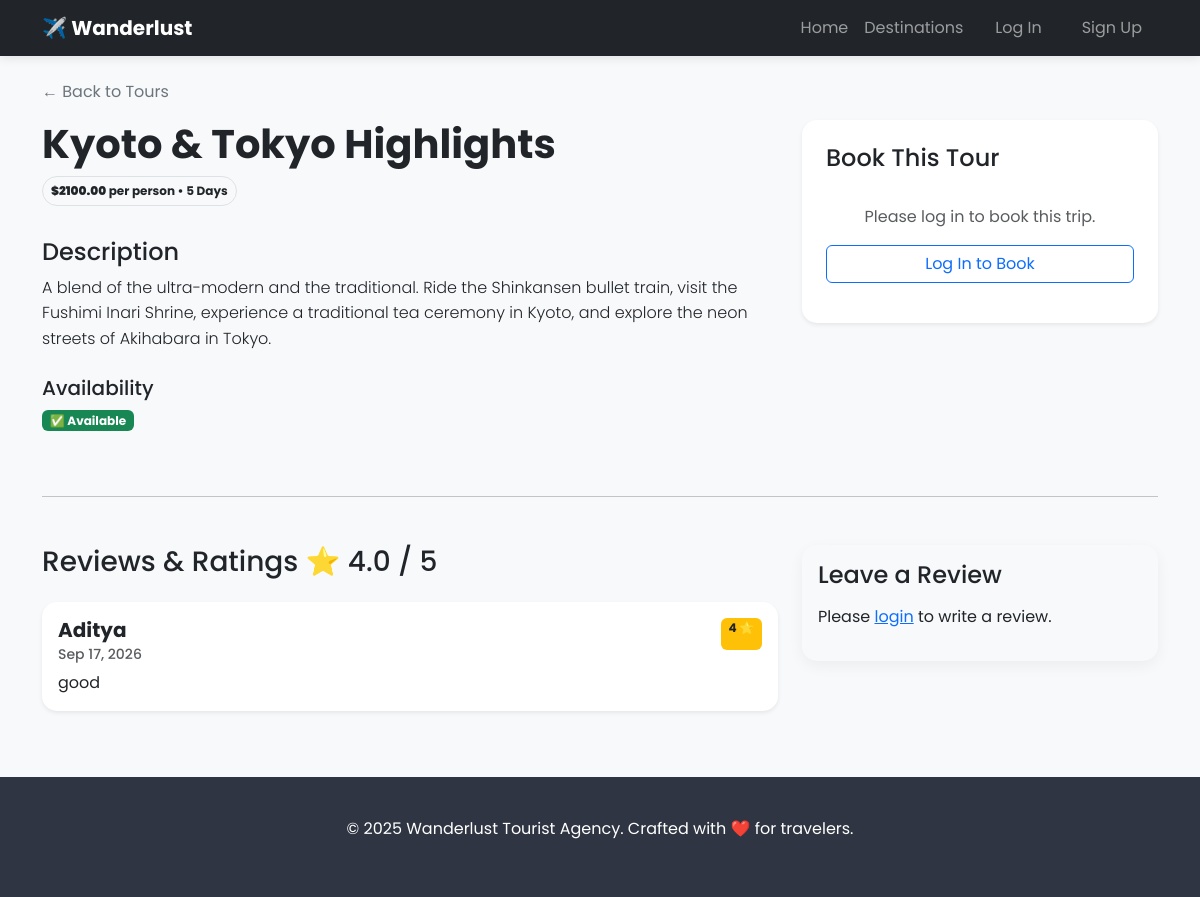
The app's page /tour/5/ with its own data.
### tours/models.py (models this page shows, shortened)
class Tour(models.Model):
    title = models.CharField(max_length=200)
    description = models.TextField()
    price = models.DecimalField(max_digits=10, decimal_places=2)
    duration_days = models.IntegerField()
    is_available = models.BooleanField(default=True)
    image = models.ImageField(upload_to='tour_images/', blank=True, null=True)

class Review(models.Model):
    tour = models.ForeignKey(Tour, on_delete=models.CASCADE, related_name='reviews')
    user = models.ForeignKey(User, on_delete=models.CASCADE)
    rating = models.IntegerField(validators=[MinValueValidator(1), MaxValueValidator(5)])
    comment = models.TextField()
    created_at = models.DateTimeField(auto_now_add=True)

### tours/views.py (the view)
# urls.py: path('tour/<int:pk>/', views.tour_detail_and_book, name='tour_detail'),
def tour_detail_and_book(request, pk):
    tour = get_object_or_404(Tour, pk=pk)
    avg_rating = tour.reviews.aggregate(Avg('rating'))['rating__avg'] or 0
    if request.method == 'POST':
        booking_form = BookingForm(request.POST)
        if booking_form.is_valid():
            booking = booking_form.save(commit=False)
            booking.tour = tour
            booking.save()
            messages.success(request, f"🎉 Booking confirmed for {tour.title}!")
            return redirect('tour_list')
    else:
        booking_form = BookingForm()
    review_form = ReviewForm()
    context = {
        'tour': tour,
        'form': booking_form,
        'review_form': review_form,
        'reviews': tour.reviews.all().order_by('-created_at'),
        'avg_rating': round(avg_rating, 1),
    }
    return render(request, 'tours/tour_detail.html', context)

### templates/tours/tour_detail.html (shortened to what this page needs)
{% extends 'base.html' %}
{% block content %}
    <a href="{% url 'tour_list' %}" class="text-decoration-none text-secondary mb-3 d-inline-block">← Back to Tours</a>
    <div class="row">
        <div class="col-md-8">
            <h1 class="fw-bold text-dark">{{ tour.title }}</h1>
            <div class="badge bg-light text-dark border p-2 mb-3 rounded-pill">
                <strong>${{ tour.price }}</strong> per person • {{ tour.duration_days }} Days
            </div>
            <h4 class="mt-3">Description</h4>
            <p class="lead" style="font-size: 1rem; line-height: 1.6;">{{ tour.description }}</p>
            <h5 class="mt-4">Availability</h5>
            <p>
                {% if tour.is_available %}
                    <span class="badge bg-success">✅ Available</span>
                {% else %}
                    <span class="badge bg-danger">❌ Sold Out</span>
                {% endif %}
            </p>
        </div>
        <div class="col-md-4">
            <div class="card shadow-sm border-0">
                <div class="card-body p-4">
                    <h4 class="card-title mb-3">Book This Tour</h4>
                    {% if user.is_authenticated %}
                        <form method="post">
                            {% csrf_token %}
                            {% for field in form %}
                                <div class="mb-3">
                                    <label class="form-label fw-bold">{{ field.label }}</label>
                                    {{ field }}
                                    {% if field.errors %}
                                        <div class="text-danger small">{{ field.errors }}</div>
                                    {% endif %}
                                </div>
                            {% endfor %}
                            <button type="submit" name="submit_booking" class="btn btn-primary w-100 py-2">Confirm Booking</button>
                        </form>
                    {% else %}
                        <div class="text-center py-3">
                            <p class="text-muted mb-3">Please log in to book this trip.</p>
                            <a href="{% url 'login' %}?next={{ request.path }}" class="btn btn-outline-primary w-100">Log In to Book</a>
                        </div>
                    {% endif %}
                    </div>
            </div>
        </div>
    </div>
    <hr class="my-5">
    <div class="row">
        <div class="col-md-8">
            <h3 class="mb-4">Reviews & Ratings ⭐ {{ avg_rating }} / 5</h3>
            <div class="review-list">
                {% for review in reviews %}
                    <div class="card mb-3 border-0 shadow-sm">
                        <div class="card-body">
                            <div class="d-flex justify-content-between">
                                <h5 class="card-title fw-bold">{{ review.user.username }}</h5>
                                <span class="badge bg-warning text-dark">
                                    {{ review.rating }} ⭐
                                </span>
                            </div>
                            <h6 class="card-subtitle mb-2 text-muted small">{{ review.created_at|date:"M d, Y" }}</h6>
                            <p class="card-text mt-2">{{ review.comment }}</p>
                        </div>
                    </div>
                {% empty %}
                    <div class="alert alert-light text-center border">
                        No reviews yet. Be the first to share your experience!
                    </div>
                {% endfor %}
            </div>
        </div>
        <div class="col-md-4">
            <div class="card bg-light border-0">
                <div class="card-body">
                    <h4>Leave a Review</h4>
                    {% if user.is_authenticated %}
                        <form action="{% url 'add_review' pk=tour.pk %}" method="post">
                            {% csrf_token %}
                            {{ review_form.as_p }}
                            <button type="submit" class="btn btn-dark w-100 mt-2">Post Review</button>
                        </form>
                    {% else %}
                        <p class="mt-3">Please <a href="{% url 'login' %}">login</a> to write a review.</p>
                    {% endif %}
                </div>
            </div>
        </div>
    </div>
    {% endblock %}

### templates/base.html (style rules this page uses)
body { font-family: 'Poppins', sans-serif; background-color: #f8f9fa; }
.card { border: none; transition: transform 0.3s; border-radius: 15px; overflow: hidden; box-shadow: 0 5px 15px rgba(0,0,0,0.05); }

### records on screen
Tour: title "Kyoto & Tokyo Highlights", price "2100.00", duration_days "5", description "A blend of the ultra-modern and the traditional. Ride the Shinkansen bullet train, visit the Fushimi Inari Shrine, experience a traditional tea ceremony in Kyoto, and explore the neon streets of Akihabara in Tokyo."
Review: user.username "Aditya", rating "4", created_at "Sep 17, 2026", comment "good"

### other values on screen
{{ avg_rating }} "4.0"
